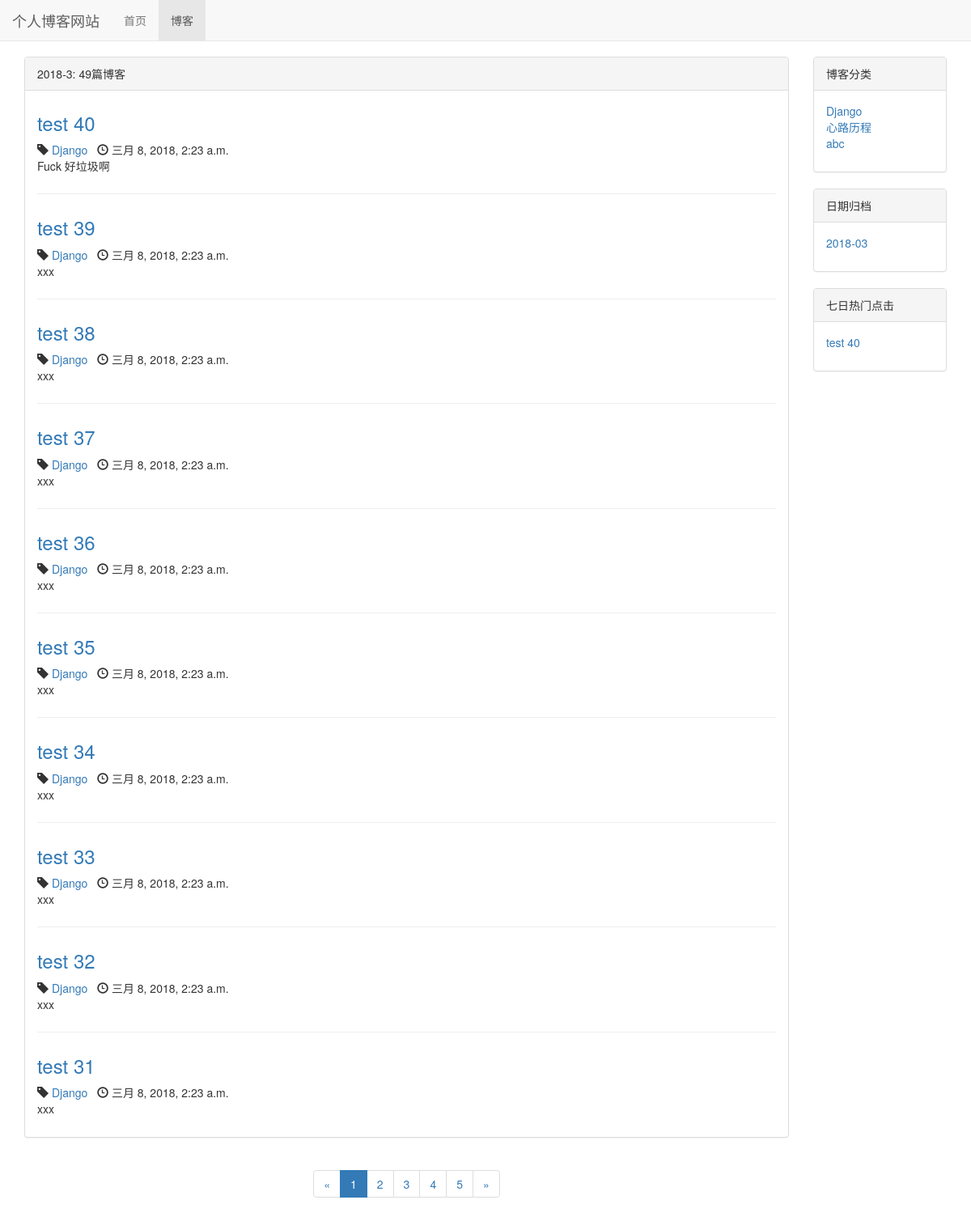
Before: /blog/date/2018/3 with the older database file.
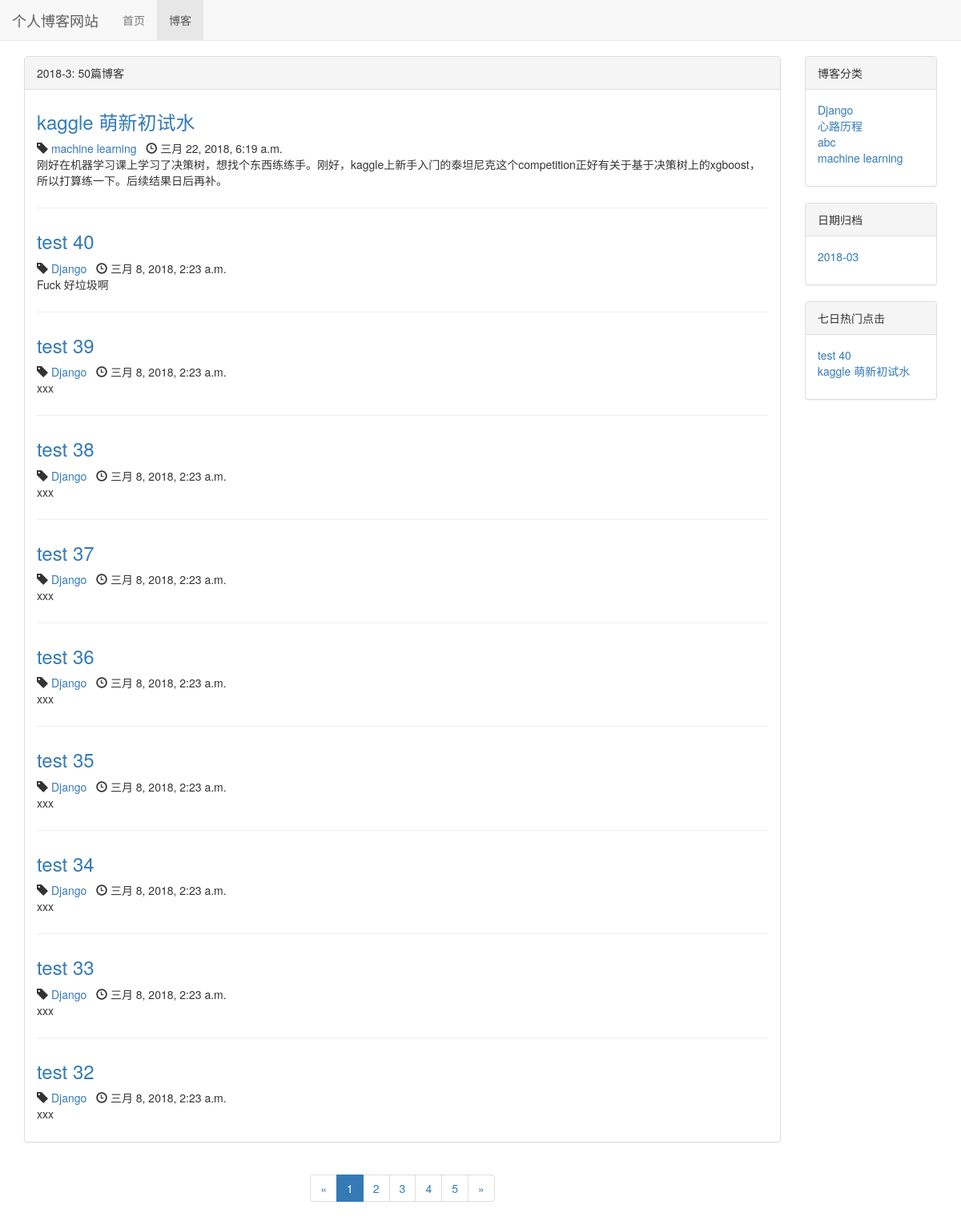
After: the same page with the newer database file.
### blog/models.py (models this page shows, shortened)
class Blog(models.Model, ReadNumExpandMethod):
    title = models.CharField(max_length=50)
    blog_type = models.ForeignKey(BlogType, on_delete=models.DO_NOTHING)
    content = RichTextUploadingField()
    author = models.ForeignKey(User, on_delete=models.DO_NOTHING)
    read_details=GenericRelation(ReadDetail)
    create_time = models.DateTimeField(auto_now_add=True)
    last_updated_time = models.DateTimeField(auto_now=True)
    class Meta:
        ordering = ['-create_time']

class BlogType(models.Model):
    type_name = models.CharField(max_length=30)
    def __str__(self):
        return self.type_name

### blog/views.py (the view)
def blogs_with_date(request, year, month):
    blogs_all_list = Blog.objects.filter(
        create_time__year=year, create_time__month=month)
    paginator = Paginator(blogs_all_list, 10)  # 十个博客进行分页
    page_num = request.GET.get('page', 1)  # get请求获取页码
    page_of_blogs = paginator.get_page(page_num)
    current_page = page_of_blogs.number
    if paginator.num_pages == 1:
        page_range = [1]
    elif current_page == 1 or current_page == 2:
        if paginator.num_pages <= 5:
            page_range = list(range(1, paginator.num_pages))
        else:
            page_range = list([1, 2, 3, 4, 5])
    elif current_page == paginator.num_pages or current_page == paginator.num_pages - 1:
        if paginator.num_pages <= 5:
            page_range = list(range(1, paginator.num_pages))
        else:
            page_range = list([paginator.num_pages - 4, paginator.num_pages - 3, paginator.num_pages - 2,
                               paginator.num_pages - 1, paginator.num_pages])
    else:
        page_range = list(range(max(current_page - 1, 1), current_page)) + \
                     list(range(current_page, min(current_page + 1, paginator.num_pages) + 1))
    if page_range and page_range[0] >= 3:
        page_range.insert(0, '...')
    if page_range and paginator.num_pages - page_range[-1] >= 2:
        page_range.append('...')
    if page_range and page_range[0] != 1:
        page_range.insert(0, 1)
    if page_range and page_range[-1] != paginator.num_pages:
        page_range.append(paginator.num_pages)
    context = {}
    context['blog_types'] = BlogType.objects.all()
    context['blogs'] = page_of_blogs.object_list
    context['page_of_blogs'] = page_of_blogs
    context['page_range'] = page_range
    context['blogs_all_list'] = blogs_all_list
    context['blog_dates'] = Blog.objects.dates(
        'create_time', 'month', order='DESC')
    context['year'] = year
    context['month'] = month
    for_7_days_hot_data = cache.get('for_7_days_hot_data')
    if for_7_days_hot_data is None:
        for_7_days_hot_data = get_seven_days_hot_blogs()
        cache.set('for_7_days_hot_data', for_7_days_hot_data, 3600)
    context['for_7_days_hot_data'] = get_seven_days_hot_blogs()
    return render(request, 'blogs_with_date.html', context)

### blog/views.py (called while the page is built)
def get_seven_days_hot_blogs():
    today = timezone.now().date()
    date = today - datetime.timedelta(days=7)
    blogs = Blog.objects.filter(read_details__date__lt=today, read_details__date__gt=date). \
        values('id', 'title').annotate(read_num_sum=Sum('read_details__read_num')).order_by('-read_num_sum')
    return blogs

### templates/blogs_with_date.html (shortened to what this page needs)
{% extends 'blog_list.html' %}
{% block blog_list_title %}
    {{ year }}-{{ month }}:
{% endblock %}
{% block sum_up %}{{ blogs_all_list.count }}{% endblock %}

### templates/blog_list.html (shortened to what the changed rows need)
{% extends 'base.html' %}
{% block head_extrends %}
    <link rel="stylesheet" href="/static/blog.css">
{% endblock %}
{% block content %}
    <div class="container">
        <div class="row">
            <div class="col-sm-8 col-md-9 col-lg-10">
                <div class="panel panel-default">
                    <div class="panel-heading">{% block blog_list_title %}博客列表:共{% endblock %}
                        {% block sum_up %}{{ page_of_blogs.paginator.count }}{% endblock %}篇博客
                    </div>
                    <div class="panel-body">
                        {% for blog in blogs %}
                            <div class="blog">
                                <h3><a href="/blog/{{ blog.pk }}">
                                    {{ blog.title }}
                                </a></h3>
                                <p class="blog-info">
                                    <span class="glyphicon glyphicon-tag"></span>
                                    <a href="/blog/type/{{ blog.blog_type_id }}">{{ blog.blog_type }}</a>
                                    <span class="glyphicon glyphicon-time"></span>
                                    {{ blog.create_time }}
                                </p>
                                <p>{{ blog.content|striptags|truncatechars:132 }}</p>
                            </div>
                        {% empty %}
                            <div class="blog">
                                <h3><p>暂无博客，敬请期待</p></h3>
                            </div>
                        {% endfor %}
                    </div>
                </div>
                <div class="paginator">
                    <ul class="pagination">
                        {% for page_num in page_range %}
                            {% if page_num == page_of_blogs.number %}
                                <li class="active"><a href="?page={{ page_num }}">{{ page_num }}</a></li>
                            {% else %}
                                {% if page_num == '...' %}
                                    <li><span>{{ page_num }}</span></li>
                                {% else %}
                                    <li><a href="?page={{ page_num }}">{{ page_num }}</a></li>
                                {% endif %}
                            {% endif %}
                        {% endfor %}
                    </ul>
                </div>
            </div>
            <div class="hidden-xs col-sm-4 col-md-3 col-lg-2 ">
                <div class="panel panel-default">
                    <div class="panel-body">
                        <ul class="blog-types">
                            {% for blog_type in blog_types %}
                                <li>
                                    <a href="/blog/type/{{ blog_type.id }}">{{ blog_type.type_name }}</a>
                                </li>
                            {% empty %}
                                <li>暂无分类</li>
                            {% endfor %}
                        </ul>
                    </div>
                </div>
                <div class="panel panel-default">
                    <div class="panel-body">
                        <ul class="blog-types">
                            {% for blog_date in blog_dates %}
                                <li>
                                    <a href="{% url 'blogs_with_date' blog_date.year blog_date.month %}">
                                        {{ blog_date|date:"Y-m" }}
                                    </a>
                                </li>
                            {% empty %}
                                <li>暂无分类</li>
                            {% endfor %}
                        </ul>
                    </div>
                </div>
                <div class="panel panel-default">
                    <div class="panel-body">
                        <div class="hot_blogs">
                            <div>
                                <ul>
                                    {% for hot_data in for_7_days_hot_data %}
                                        <li>
                                            <a href="/blog/{{ hot_data.id }}">{{ hot_data.title }}</a>
                                        </li>
                                    {% empty %}
                                        <li>暂无热门博客</li>
                                    {% endfor %}
                                </ul>
                            </div>
                        </div>
                    </div>
                </div>
            </div>
        </div>
    </div>
{% endblock %}

Changed rows visible on the page:
no longer on this page (row unchanged): Blog: title "test 31", blog_type "Django", create_time "三月 8, 2018, 2:23 a.m.", content "xxx"
added Blog: title "kaggle 萌新初试水", blog_type "machine learning", create_time "三月 22, 2018, 6:19 a.m.", content "刚好在机器学习课上学习了决策树，想找个东西练练手。刚好，kaggle上新手入门的泰坦尼克这个competition正好有关于基于决策树上的xgboost，所以打算练一下。后续结果日后再补。"
added BlogType: type_name "machine learning"
Other visible differences:
{{ blogs_all_list.count }}: "49" → "50"
new list line: "kaggle 萌新初试水"
